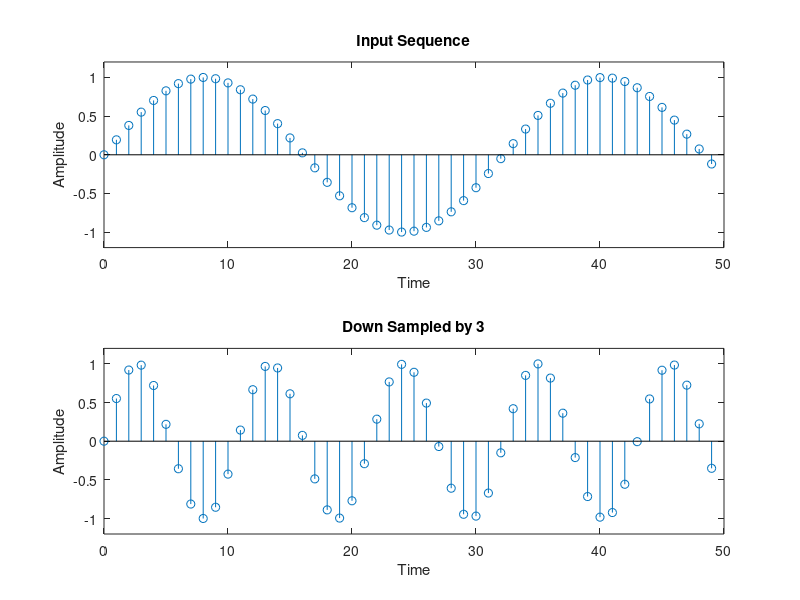

Write the MATLAB code that produced this figure.
clc;
clear;
close all;

n=0:49; % Time vector for 50 samples
m=0:50*3-1; % Time vector for 150 samples
x=sin(2*pi*0.031*m); % Original signal
y=x(1:3:length(x)); % Downsampling of x by factor of 3

% Plot the first 50 samples of the original oversampled signal
subplot(211)
stem(n,x(1:50))
axis([0,50,-1.2,1.2])
title('Input Sequence')
xlabel('Time')
ylabel('Amplitude')

% Plot the downsampled signal using the same x-axis values
subplot(212)
stem(n,y) 
axis([0,50,-1.2,1.2])
title('Down Sampled by 3')
xlabel('Time')
ylabel('Amplitude')
